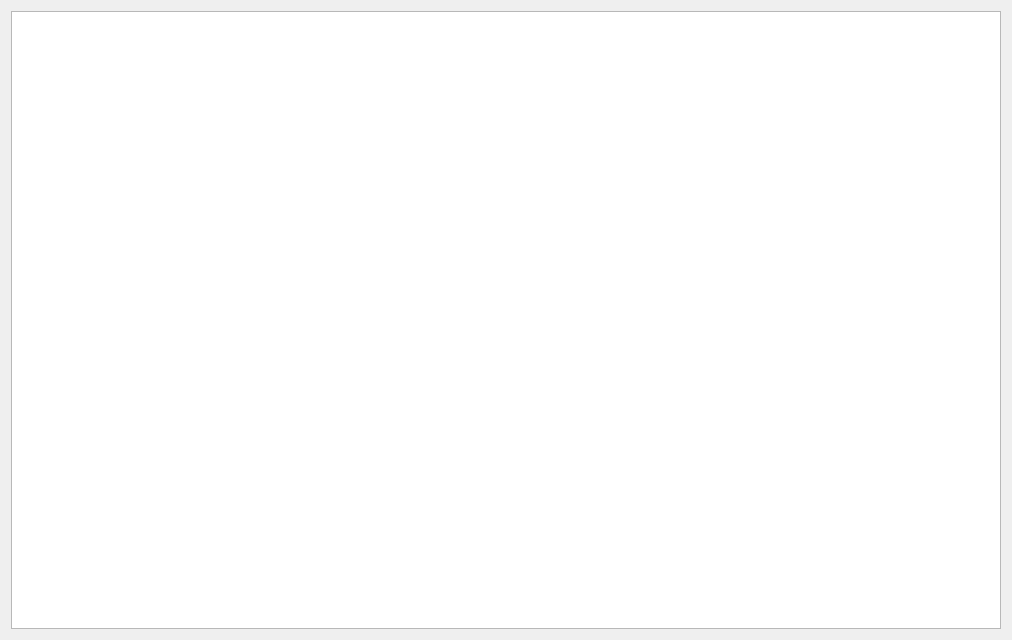
<?xml version="1.0" encoding="UTF-8"?>
<ui version="4.0">
 <class>buywidget</class>
 <widget class="QWidget" name="buywidget">
  <property name="geometry">
   <rect>
    <x>0</x>
    <y>0</y>
    <width>1012</width>
    <height>640</height>
   </rect>
  </property>
  <property name="windowTitle">
   <string>Form</string>
  </property>
  <layout class="QGridLayout" name="gridLayout_2">
   <item row="0" column="0">
    <layout class="QHBoxLayout" name="horizontalLayout" stretch="1,1">
     <item>
      <widget class="QListView" name="listView_2"/>
     </item>
     <item>
      <layout class="QGridLayout" name="gridLayout_port"/>
     </item>
    </layout>
   </item>
  </layout>
 </widget>
 <resources/>
 <connections/>
</ui>
